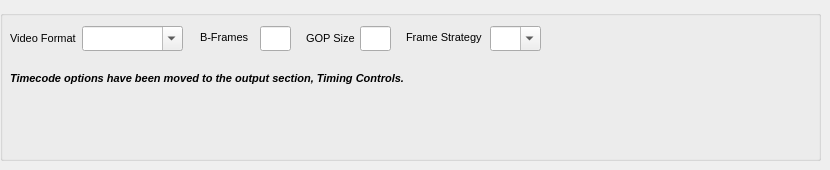
        <widget class="QWidget" name="tabGopFrame">
         <attribute name="title">
          <string>GOP / Frame Control</string>
         </attribute>
         <widget class="QGroupBox" name="groupGop_FrameCtl">
          <property name="enabled">
           <bool>true</bool>
          </property>
          <property name="geometry">
           <rect>
            <x>0</x>
            <y>10</y>
            <width>821</width>
            <height>151</height>
           </rect>
          </property>
          <property name="toolTip">
           <string/>
          </property>
          <property name="title">
           <string/>
          </property>
          <widget class="QComboBox" name="FrameStrategy">
           <property name="geometry">
            <rect>
             <x>490</x>
             <y>16</y>
             <width>51</width>
             <height>25</height>
            </rect>
           </property>
           <property name="font">
            <font>
             <family>Sans Serif</family>
             <pointsize>8</pointsize>
             <italic>false</italic>
             <bold>false</bold>
            </font>
           </property>
           <property name="toolTip">
            <string>Frame Strategy: Adds the flag -b_strategy to the command line.
Strategy to choose between I/P/B-frames.
Range and Defaults are codec dependent.</string>
           </property>
           <property name="editable">
            <bool>true</bool>
           </property>
           <item>
            <property name="text">
             <string/>
            </property>
           </item>
           <item>
            <property name="text">
             <string>0</string>
            </property>
           </item>
           <item>
            <property name="text">
             <string>1</string>
            </property>
           </item>
           <item>
            <property name="text">
             <string>2</string>
            </property>
           </item>
          </widget>
          <widget class="QLabel" name="l_VideoGroupPicSize">
           <property name="geometry">
            <rect>
             <x>306</x>
             <y>20</y>
             <width>51</width>
             <height>17</height>
            </rect>
           </property>
           <property name="font">
            <font>
             <pointsize>8</pointsize>
             <italic>false</italic>
             <bold>false</bold>
            </font>
           </property>
           <property name="text">
            <string>GOP Size</string>
           </property>
          </widget>
          <widget class="QLabel" name="l_FrameStrategy">
           <property name="geometry">
            <rect>
             <x>406</x>
             <y>19</y>
             <width>81</width>
             <height>17</height>
            </rect>
           </property>
           <property name="font">
            <font>
             <pointsize>8</pointsize>
             <italic>false</italic>
             <bold>false</bold>
            </font>
           </property>
           <property name="text">
            <string>Frame Strategy</string>
           </property>
          </widget>
          <widget class="QComboBox" name="VideoFormat">
           <property name="enabled">
            <bool>true</bool>
           </property>
           <property name="geometry">
            <rect>
             <x>82</x>
             <y>16</y>
             <width>101</width>
             <height>25</height>
            </rect>
           </property>
           <property name="font">
            <font>
             <family>Sans Serif</family>
             <pointsize>8</pointsize>
             <italic>false</italic>
             <bold>false</bold>
            </font>
           </property>
           <property name="toolTip">
            <string>Video Format:
- Leave blank for default (unspecified = -1).
- Component = 0, PAL = 1, NTSC = 2, SECAM = 3, MAC = 4.
- Used mainly with MPEG-2 encodes (sets sequence display extension).
- Can also be applied to H.264 streams via the h264_metadata bitstream filter.
- Has no effect for most other codecs or containers (MP4/MKV/MOV).
For advanced/broadcast workflows only.
</string>
           </property>
           <property name="editable">
            <bool>true</bool>
           </property>
           <property name="currentIndex">
            <number>0</number>
           </property>
           <property name="placeholderText">
            <string/>
           </property>
           <item>
            <property name="text">
             <string/>
            </property>
           </item>
           <item>
            <property name="text">
             <string>component</string>
            </property>
           </item>
           <item>
            <property name="text">
             <string>pal</string>
            </property>
           </item>
           <item>
            <property name="text">
             <string>ntsc</string>
            </property>
           </item>
           <item>
            <property name="text">
             <string>secam</string>
            </property>
           </item>
           <item>
            <property name="text">
             <string>mac</string>
            </property>
           </item>
          </widget>
          <widget class="QLabel" name="l_VideoBFrames">
           <property name="geometry">
            <rect>
             <x>200</x>
             <y>19</y>
             <width>51</width>
             <height>17</height>
            </rect>
           </property>
           <property name="font">
            <font>
             <pointsize>8</pointsize>
             <italic>false</italic>
             <bold>false</bold>
            </font>
           </property>
           <property name="text">
            <string>B-Frames</string>
           </property>
          </widget>
          <widget class="QLineEdit" name="VideoBFrames">
           <property name="geometry">
            <rect>
             <x>260</x>
             <y>16</y>
             <width>31</width>
             <height>25</height>
            </rect>
           </property>
           <property name="font">
            <font>
             <pointsize>8</pointsize>
             <italic>false</italic>
             <bold>false</bold>
            </font>
           </property>
           <property name="toolTip">
            <string>B-Frames: Adds the flag -bf to the command line</string>
           </property>
          </widget>
          <widget class="QLabel" name="l_VideoFormat">
           <property name="geometry">
            <rect>
             <x>10</x>
             <y>20</y>
             <width>71</width>
             <height>17</height>
            </rect>
           </property>
           <property name="font">
            <font>
             <pointsize>8</pointsize>
             <italic>false</italic>
             <bold>false</bold>
            </font>
           </property>
           <property name="text">
            <string>Video Format</string>
           </property>
          </widget>
          <widget class="QLineEdit" name="VideoGroupPicSize">
           <property name="geometry">
            <rect>
             <x>360</x>
             <y>16</y>
             <width>31</width>
             <height>25</height>
            </rect>
           </property>
           <property name="font">
            <font>
             <pointsize>8</pointsize>
             <italic>false</italic>
             <bold>false</bold>
            </font>
           </property>
           <property name="toolTip">
            <string>Group of Pictures Size: Adds the flag -g to the command line</string>
           </property>
          </widget>
          <widget class="QLabel" name="label_14">
           <property name="geometry">
            <rect>
             <x>10</x>
             <y>60</y>
             <width>441</width>
             <height>16</height>
            </rect>
           </property>
           <property name="font">
            <font>
             <pointsize>8</pointsize>
             <italic>true</italic>
             <bold>true</bold>
            </font>
           </property>
           <property name="text">
            <string>Timecode options have been moved to the output section, Timing Controls.</string>
           </property>
          </widget>
         </widget>
        </widget>
